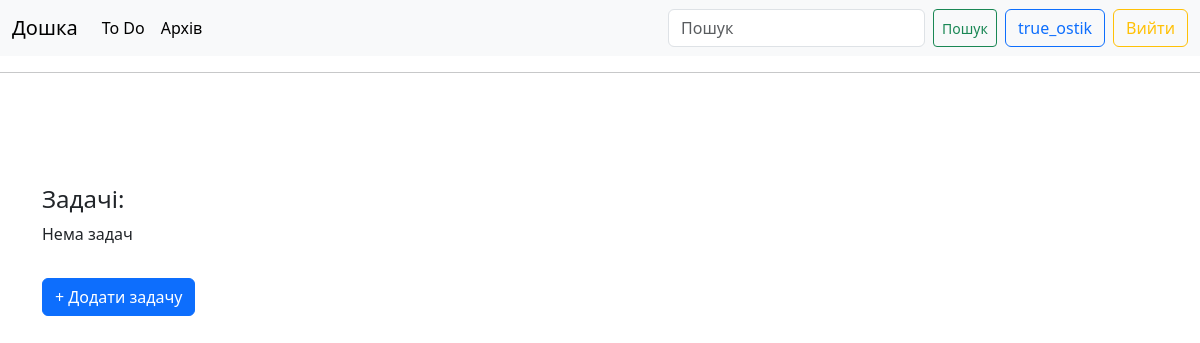
The app's page /todo (signed in), older data.
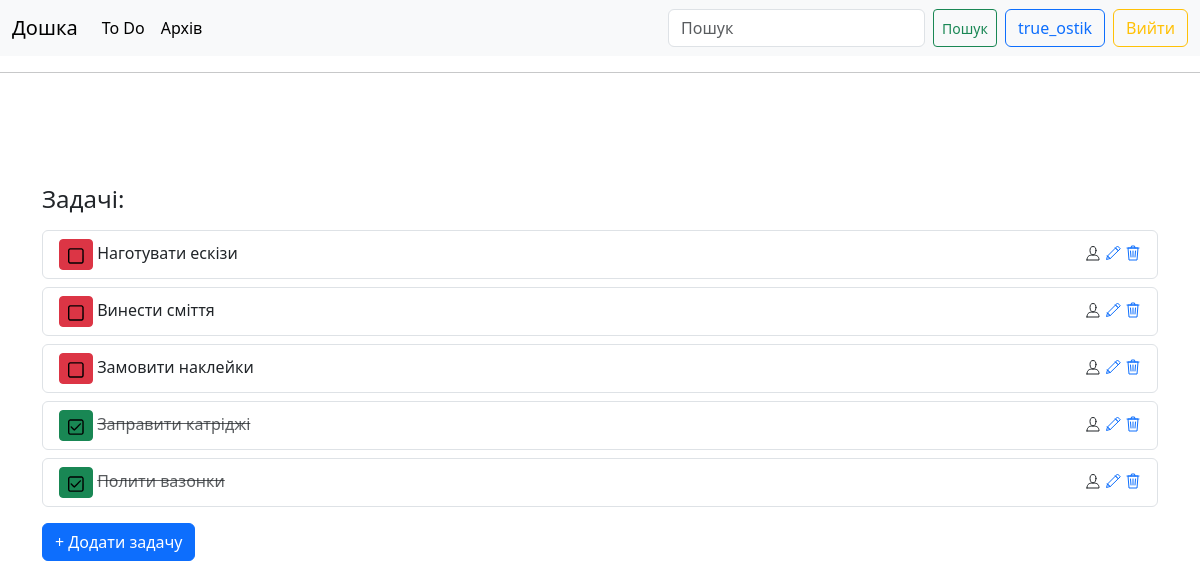
The same page, newer data.
### bord/models.py (models this page shows, shortened)
class Task (models.Model):
    user = models.ManyToManyField(User, related_name='task')
    text = models.TextField()
    date_added = models.DateTimeField(auto_now_add=True)
    done = models.BooleanField(default=False)
    def users(self):
        users = '<br>'.join([user.username for user in self.user.all()])
        return users

### bord/views.py (the view)
# urls.py: path('todo', views.todo, name='todo'),
def todo(request):
    user = request.user
    tasks = Task.objects.filter(user=user).order_by('done', '-date_added')
    context = {'tasks': tasks}
    return render(request, 'bord/todo.html', context)

### bord/templates/bord/todo.html
{% extends "bord/base.html" %}
{% block content %}
 <h4 class="mt-5">Задачі:</h4>
    {% for task in tasks %}
        <ul class="list-group">
          <li class="list-group-item mt-2" aria-current="true">
            <div class="d-flex w-100 justify-content-between">
                {% if task.done %}
                    <div>
                      <a class="btn btn-success btn-sm" href="{% url 'bord:check_task' task.id %}"><svg class="bi" width="16" height="16"><use xlink:href="#done"></use></svg></a>
                      <del class="text-muted">{{ task.text }}</del>
                    </div>
                {% else %}
                    <div>
                      <a class="btn btn-danger btn-sm" href="{% url 'bord:check_task' task.id %}"><svg class="bi" width="16" height="16"><use xlink:href="#empty"></use></svg></a>
                      {{ task.text }}
                    </div>
                {% endif %}
                <div>
                    <span data-toggle="popover" data-bs-trigger="hover focus" data-placement="top" data-bs-html="true" title="{{ task.users }}" data-bs-content="">
                        <svg class="bi" width="16" height="16"><use xlink:href="#i-user"></use></svg>
                    </span>
                    <a href="{% url 'bord:edit_task' task.id %}"><svg class="bi" width="16" height="16"><use xlink:href="#i-edit"></use></svg></a>
                    <a href="{% url 'bord:delete_task' task.id %}"><svg class="bi" width="16" height="16"><use xlink:href="#i-trash"></use></svg></a>
                </div>
            </div>
          </li>
        </ul>
        {% empty %}
        <p>Нема задач</p>
    {% endfor %}
    <a class="btn btn-primary mt-3" href="{% url 'bord:new_task' %}">+ Додати задачу</a>
{% endblock content %}

Row changes from the older to the newer data that the page shows:
added Task: text "Наготувати ескізи"
added Task: text "Винести сміття"
added Task: text "Замовити наклейки"
added Task: text "Заправити катріджі"
added Task: text "Полити вазонки"
Text that changed along with them:
text no longer shown: "Нема задач"
